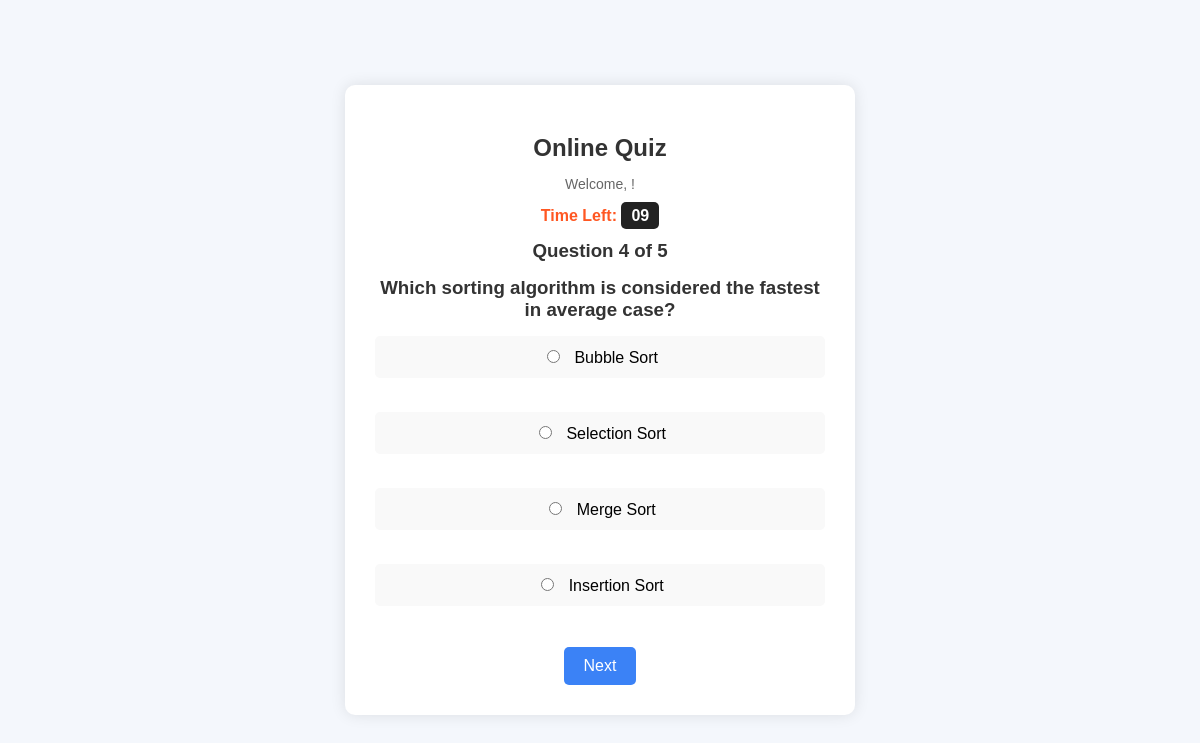
/questions/4/, run on the app's committed database.
### Exam_Portel/models.py (models this page shows, shortened)
class Questions(models.Model):
    question_text = models.CharField(max_length=100,null=True,blank=True)
    option1 = models.CharField(max_length=100,null=True,blank=True)
    option2 = models.CharField(max_length=100,null=True,blank=True)
    option3 = models.CharField(max_length=100,null=True,blank=True)
    option4 = models.CharField(max_length=100,null=True,blank=True)
    ANSWER_CHOICES = (
        ('option1', 'Option 1'),
        ('option2', 'Option 2'),
        ('option3', 'Option 3'),
        ('option4', 'Option 4'),
    )
    correct_answer = models.CharField(max_length=10, choices=ANSWER_CHOICES)

### Exam_Portel/views.py (the view, shortened to what this page needs)
# urls.py: path('questions/<int:q_no>/', views.questions, name='questions'),
def questions(request,q_no=1):
    total = Questions.objects.count()
    if q_no > total:
        return redirect('result')
    question = get_object_or_404(Questions,id=q_no)
    return render(request, 'students/questions.html', {'question': question, 'current': q_no, 'total': total})

### Exam_Portel/templates/students/questions.html (shortened to what this page needs)
{% load static %}
<!DOCTYPE html>
<html lang="en">
<head>
    <link rel="stylesheet" href="{% static 'css/students/questions.css' %}">
</head>
<body>
    <div class="quiz-container">
        <h2>Online Quiz</h2>
        <p class="welcome">Welcome, {{ user.username }}!</p>
        <div class="timer">
            Time Left: <span id="time">00:00</span>
        </div>
        <h3>Question {{ current }} of {{ total }}</h3>
        <h3>{{ question.question_text }}</h3>
        <form method="post" id="quizForm">
            <label>
                <input type="radio" name="answer" value="option1" >
                {{ question.option1 }}
            </label><br>
            <label>
                <input type="radio" name="answer" value="option2">
                {{ question.option2 }}
            </label><br>
            <label>
                <input type="radio" name="answer" value="option3">
                {{ question.option3 }}
            </label><br>
            <label>
                <input type="radio" name="answer" value="option4">
                {{ question.option4 }}
            </label><br>
            <button type="submit" id="next-btn" class="btn next-btn">Next</button>
        </form>
    </div>
</body>
</html>

### Exam_Portel/static/css/students/questions.css (style rules this page uses)
body { font-family: 'Arial', sans-serif; background-color: #f4f7fc; margin: 0; padding: 0; display: flex; justify-content: center; align-items: center; height: 100vh; }
.quiz-container { background: #fff; width: 450px; padding: 30px; border-radius: 10px; box-shadow: 0px 0px 15px rgba(0,0,0,0.1); text-align: center; }
h2 { margin-bottom: 10px; color: #333; }
.welcome { font-size: 14px; color: #666; margin-bottom: 15px; }
.timer { font-size: 16px; font-weight: bold; color: #ff5722; margin-bottom: 15px; }
#time { background: #222; color: #fff; padding: 5px 10px; border-radius: 5px; }
h3 { color: #333; margin: 10px 0 15px; }
label { display: block; background: #f9f9f9; margin: 8px 0; padding: 10px; border-radius: 5px; cursor: pointer; border: 1px solid transparent; transition: all 0.3s ease; }
input[type="radio"] { margin-right: 10px; }
.btn { display: inline-block; background-color: #3b82f6; color: white; padding: 10px 20px; border: none; border-radius: 5px; cursor: pointer; font-size: 16px; margin-top: 15px; transition: all 0.3s ease; }

### data on the page
Questions: question_text "Which sorting algorithm is considered the fastest in average case?", option1 "Bubble Sort", option2 "Selection Sort", option3 "Merge Sort", option4 "Insertion Sort"

### other printed values
{{ current }} "4"
{{ total }} "5"
